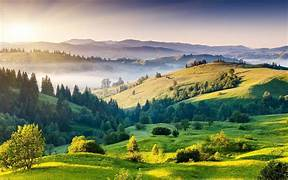
#> input picture th.jpeg, 288 x 180 px, found by its file name
$ python dil_ero.py
#> lines starting #> are read from the running program, lines starting #| are printed output that depends on the picture
import cv2
import numpy as np

img = cv2.imread('C:/Users/syeda/Downloads/th.jpeg', 0)
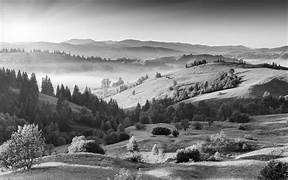
#> img: shape (180, 288); min 0, max 255, mean 130.9
kernel = np.ones((5,5), np.uint8)

dilation = cv2.dilate(img, kernel, iterations=1)
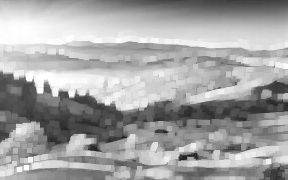
#> dilation: shape (180, 288); min 28, max 255, mean 163.6
erosion = cv2.erode(img, kernel, iterations=1)
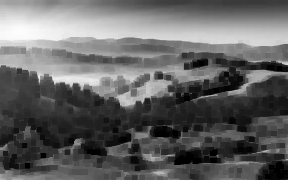
#> erosion: shape (180, 288); min 0, max 252, mean 99.3

cv2.imshow('Dilated Image', dilation)
cv2.imshow('Eroded Image', erosion)
cv2.waitKey(0)
cv2.destroyAllWindows()
